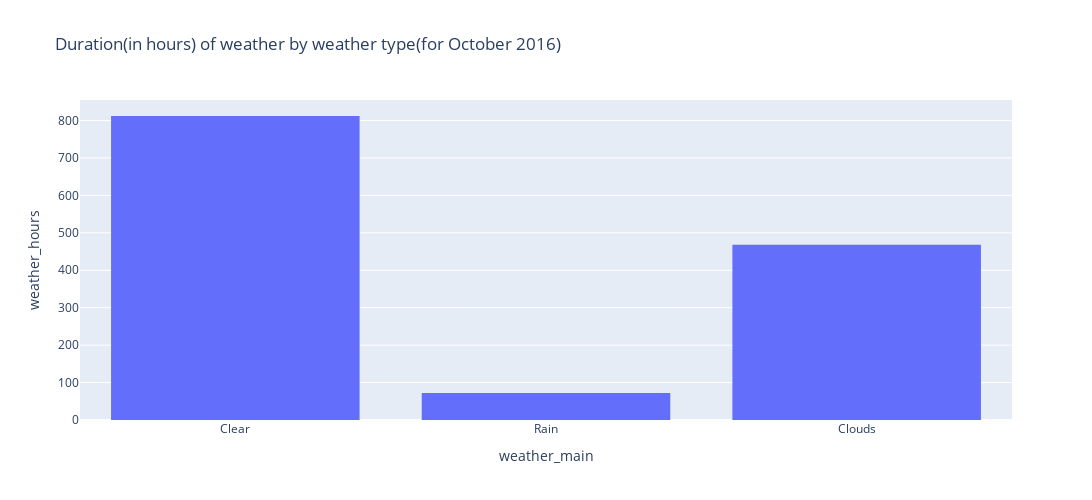

Notebook cell for this chart:
### Code cell
get_histogram(df_dur_wather_type_oct,
              x="weather_main", 
              y="weather_hours", 
              title="Duration(in hours) of weather by weather type(for October 2016)", 
              x_title="weather_main", 
              y_title="weather_hours")

### Figure 1 — Plotly figure (JSON) as saved in the notebook; plotly's stock layout.template omitted (floating-point values rounded to 4 significant figures)
{"data": [{"alignmentgroup": "True", "bingroup": "x", "histfunc": "sum", "hovertemplate": "weather_main=%{x}<br>sum of weather_hours=%{y}<extra></extra>", "legendgroup": "", "marker": {"color": "#636efa", "pattern": {"shape": ""}}, "name": "", "nbinsx": 244, "offsetgroup": "", "orientation": "v", "showlegend": false, "type": "histogram", "x": ["Clear", "Rain", "Clouds"], "xaxis": "x", "y": [812, 72, 468], "yaxis": "y"}], "layout": {"autosize": false, "barmode": "relative", "height": 500, "legend": {"tracegroupgap": 0}, "title": {"text": "Duration(in hours) of weather by weather type(for October 2016)"}, "width": 1200, "xaxis": {"anchor": "y", "autorange": true, "domain": [0, 1], "range": [-0.5, 2.5], "title": {"text": "weather_main"}, "type": "category"}, "yaxis": {"anchor": "x", "autorange": true, "domain": [0, 1], "range": [0, 854.7], "title": {"text": "weather_hours"}, "type": "linear"}}}
